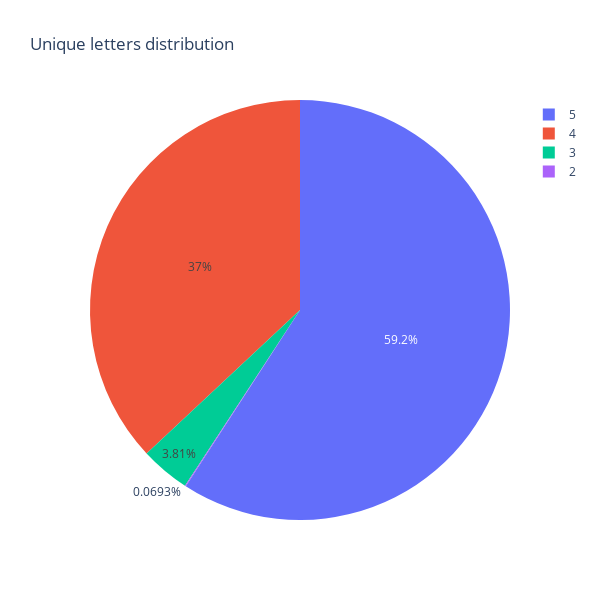

The code cell stored with this chart in its notebook:
### Markdown cell above
Counting the distribution of words by number of unique elements

### Code cell
# Counting unique elements distribution
df_temp = df_unique["count"].value_counts()

# Creating figure
fig = go.Figure()

# Adding trace
fig.add_trace(
    go.Pie(
        labels=df_temp.index,
        values=df_temp,
    )
)

# Updating the layout
fig.update_layout(
    title="Unique letters distribution",
    height=600,
    width=600,
)

# Showing the figure
fig.show()

### Figure 1 — Plotly figure (JSON) as saved in the notebook; plotly's stock layout.template omitted (floating-point values rounded to 4 significant figures)
{"data": [{"labels": [5, 4, 3, 2], "type": "pie", "values": [853, 533, 55, 1]}], "layout": {"height": 600, "title": {"text": "Unique letters distribution"}, "width": 600}}
